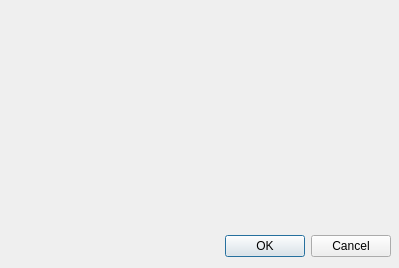
<?xml version="1.0" encoding="UTF-8"?>
<ui version="4.0">
 <class>SettingsDialog</class>
 <widget class="QDialog" name="SettingsDialog">
  <property name="geometry">
   <rect>
    <x>0</x>
    <y>0</y>
    <width>399</width>
    <height>268</height>
   </rect>
  </property>
  <property name="windowTitle">
   <string>Dialog</string>
  </property>
  <widget class="QDialogButtonBox" name="buttonBox">
   <property name="geometry">
    <rect>
     <x>150</x>
     <y>230</y>
     <width>241</width>
     <height>32</height>
    </rect>
   </property>
   <property name="orientation">
    <enum>Qt::Horizontal</enum>
   </property>
   <property name="standardButtons">
    <set>QDialogButtonBox::Cancel|QDialogButtonBox::Ok</set>
   </property>
  </widget>
 </widget>
 <resources/>
 <connections>
  <connection>
   <sender>buttonBox</sender>
   <signal>accepted()</signal>
   <receiver>SettingsDialog</receiver>
   <slot>accept()</slot>
   <hints>
    <hint type="sourcelabel">
     <x>248</x>
     <y>254</y>
    </hint>
    <hint type="destinationlabel">
     <x>157</x>
     <y>274</y>
    </hint>
   </hints>
  </connection>
  <connection>
   <sender>buttonBox</sender>
   <signal>rejected()</signal>
   <receiver>SettingsDialog</receiver>
   <slot>reject()</slot>
   <hints>
    <hint type="sourcelabel">
     <x>316</x>
     <y>260</y>
    </hint>
    <hint type="destinationlabel">
     <x>286</x>
     <y>274</y>
    </hint>
   </hints>
  </connection>
 </connections>
</ui>
